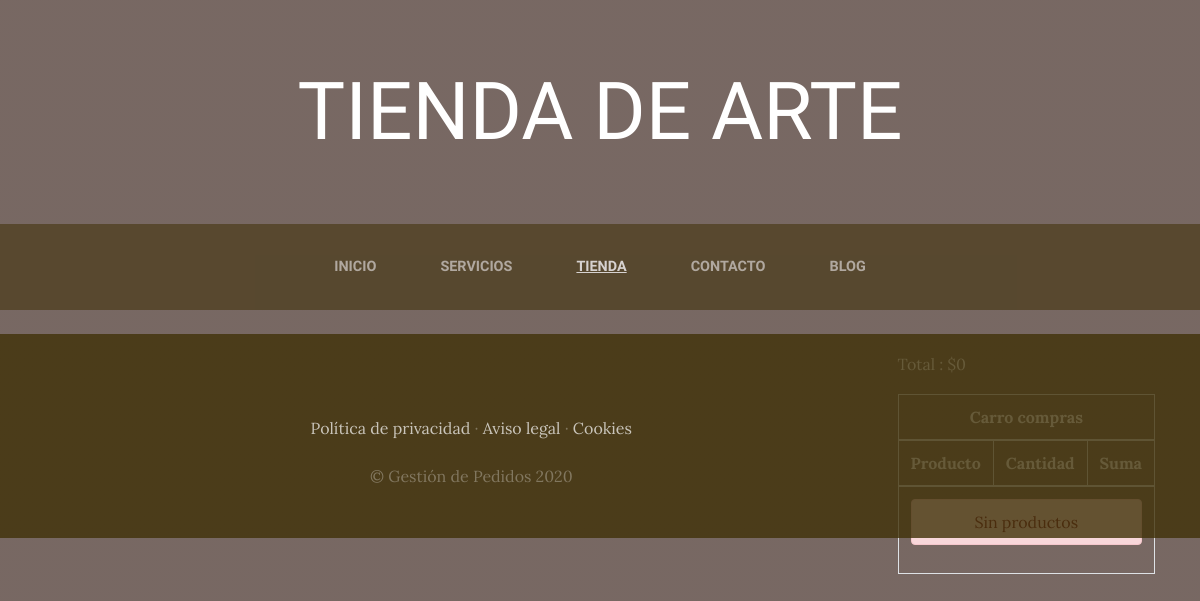
The app's page /tienda/, older data.
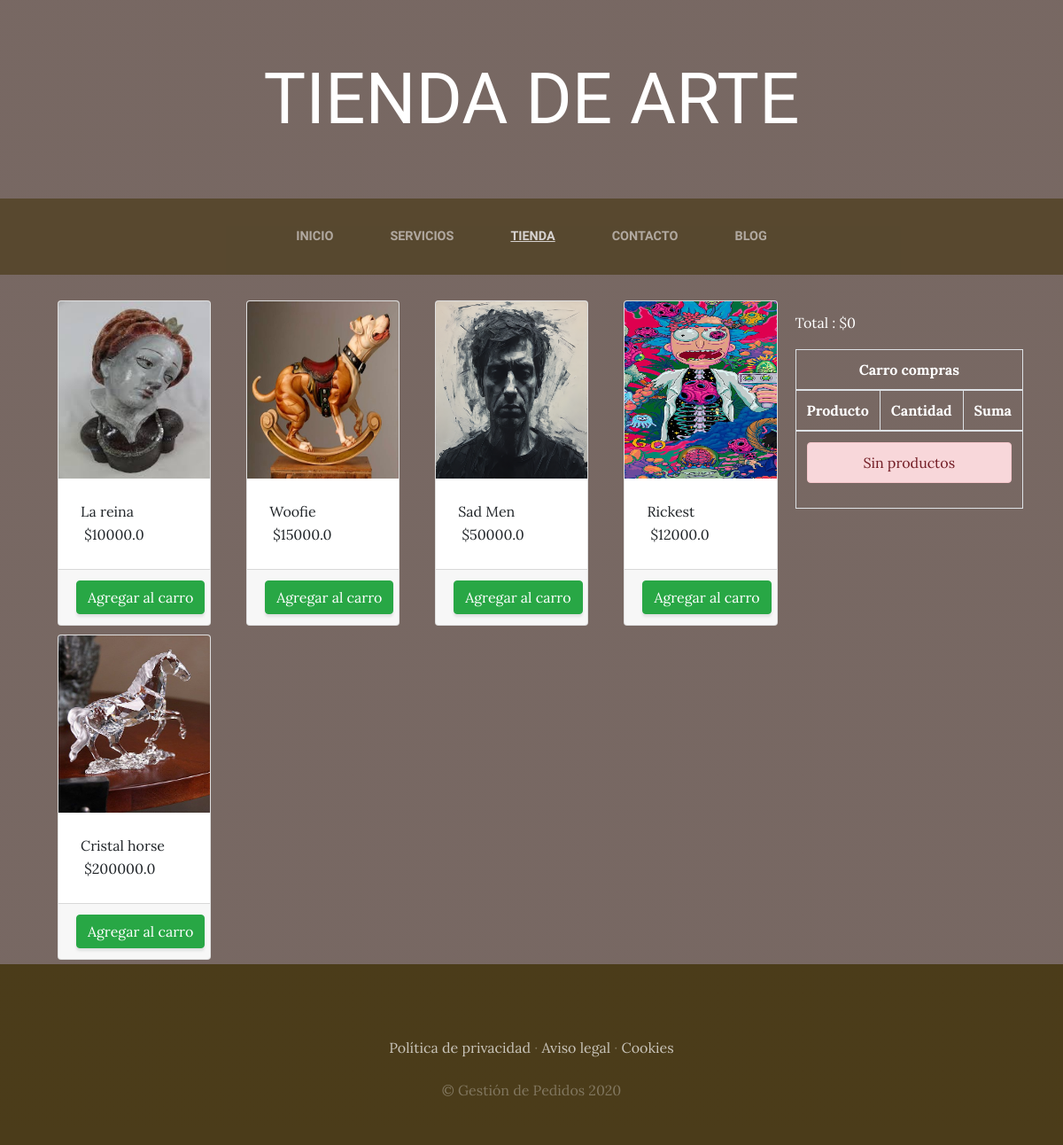
The same page, newer data.
### tienda/models.py (models this page shows)
class Producto(models.Model):
    nombre=models.CharField(max_length=50)
    categorias=models.ForeignKey(CategoriaProd, on_delete=models.CASCADE)
    imagen=models.ImageField(upload_to="tienda", null=True, blank=True)
    precio=models.FloatField()
    disponibilidad=models.BooleanField(default=True)
    created=models.DateTimeField(auto_now_add=True)
    updated=models.DateTimeField(auto_now_add=True)
    class Meta:
        verbose_name="Producto"
        verbose_name_plural="Productos"

### tienda/views.py (the view)
# urls.py: path('tienda/', include('tienda.urls')),
def tienda (request):
    productos=Producto.objects.all
    return render(request,"tienda/tienda.html",{"productos":productos})

### carro/context_processors.py (called while the page is built)
def importe_total_carro(request):
    carro = Carro(request)
    total=0
    if request.user.is_authenticated:
        for key, value in request.session["carro"].items():
            total=total+(float(value["precio"])*value["cantidad"])
    return{"importe_total_carro": total}

### tienda/templates/tienda/tienda.html
{% extends "museoap/base.html" %}
{% load static %}
{% block content %}
<br>
<div class="container">
    <div class="float-right mt-3 me-3">
        <p style="color: white;">Total : ${{importe_total_carro}}</p>
        {% include "carro/widget.html"%}
    </div>
    <div class="row">
        {% for producto in productos %}
            <div class= "col-md-3">
                    <div class="card" style="width: 100% margin: 5px 5px;">
                        <img src="{{producto.imagen.url}}" class="card-img-top">
                        <div class="card-body" style="text-aling: center;">
                            <h7 class="card-titulo">{{producto.nombre}}</h7>
                            <p class="card-text">&nbsp;${{producto.precio}}</p>
                        </div>
                        <div class="card-footer text-center">
                            <a href="{%url 'carro:agregar' producto.id%}" class="btn btn-success">Agregar al carro</a>
                        </div>
                    </div>
            </div>
        {% endfor %}
    </div>
</div>
{% endblock %}

### Museoap/templates/Museoap/base.html (shortened to what this page needs)
<html>
<head>
  {% load static %}
    <link href="{% static 'Museoap/vendor/bootstrap/css/bootstrap.min.css' %}" rel="stylesheet">
    <link href="{% static 'Museoap/css/gestion.css'%}" rel="stylesheet">
</head>
<body>
    <h1 class="site-heading text-center text-white d-none d-lg-block">
        <span class="site-heading-lower">Tienda de Arte</span>
      </h1>
 <nav class="navbar navbar-expand-lg navbar-dark py-lg-4" id="mainNav">
    <div class="container">
      <div class="collapse navbar-collapse" id="navbarResponsive">
        <ul class="navbar-nav mx-auto">
          <li class="nav-item {% if request.path == '/'%} active {% endif %} px-lg-4">
            <a class="nav-link text-uppercase text-expanded" href="{% url 'home'%}">Inicio</a>
          </li>
          <li class="nav-item {% if request.path == '/servicios/'%} active {% endif %} px-lg-4">
            <a class="nav-link text-uppercase text-expanded" href="{% url 'servicios'%}">Servicios</a>
          </li>
          <li class="nav-item {% if request.path == '/tienda/'%} active {% endif %} px-lg-4">
            <a class="nav-link text-uppercase text-expanded" href="{% url 'tienda'%}">Tienda</a>
          </li>
          <li class="nav-item {% if request.path == '/contacto/'%} active {% endif %} px-lg-4">
            <a class="nav-link text-uppercase text-expanded" href="{% url 'contacto'%}">Contacto</a>
          </li>
          <li class="nav-item {% if request.path|slice:': 6' == '/blog/'%} active {% endif %} px-lg-4">
            <a class="nav-link text-uppercase text-expanded" href="{% url 'blog'%}">Blog</a>
          </li>
        </ul>
      </div>
    </div>
  </nav>
{% block content %}
{% endblock %}
  <footer class="footer text-faded text-center py-5">
      <div class="container">
        <p class="m-0 mbt">
        	<a href="sample.html" class="link">Política de privacidad</a> ·
        	<a href="sample.html" class="link">Aviso legal</a> ·
        	<a href="sample.html" class="link">Cookies</a>
		</p>
        <p class="m-0 mbt1">&copy; Gestión de Pedidos 2020</p>
      </div>
	</footer>
</body>
</html>

### tienda/templates/carro/widget.html (shortened to what this page needs)
<table class= "table table-bordered" style="color: white;">
    <thead>
        <th colspan="3" class="text-center" style="color: white;">
            Carro compras
        <tr>
            <th>Producto</th>
            <th>Cantidad</th>
            <th>Suma</th>
        </tr>
    </thead>
    <tbody>
        {%if request.session.carro.items%}
            {%for key,value in request.session.carro.items%}
                <tr class="text-center">
                    <td>{{value.nombre}}</td>
                    <td>{{value.cantidad}}</td>
                </tr>
            {%endfor%}
            {%else%}
                <tr>
                    <td colspan="3">
                        <div class = "alert alert-danger text-center">
                            Sin productos
                        </div>
                    </td>
                </tr>
        {%endif%}
    </tbody>
</table>

### Museoap/static/Museoap/css/gestion.css (style rules this page uses)
body { font-family: 'Lora'; background: linear-gradient(rgba(47, 23, 15, 0.65), rgba(47, 23, 15, 0.65)), url("../img/bg_main.jpg"); background-attachment: fixed; background-position: center; background-size: cover; }
h1, h2, h3, h4, h5, h6 { font-family: 'Raleway'; }
p { line-height: 1.75; }
.text-faded { color: rgba(255, 255, 255, 0.3); }
.site-heading { margin-top: 5rem; margin-bottom: 5rem; text-transform: uppercase; line-height: 1; font-family: 'Raleway'; }
.site-heading .site-heading-lower { font-size: 5rem; font-weight: 100; line-height: 4rem; }
#mainNav { font-family: 'Raleway'; background-color: rgba(64, 49, 8, 0.8); opacity: 0.7; }
#mainNav .navbar-nav .nav-item .nav-link { color: rgba(255, 255, 255, 0.7); font-weight: 800; }
#mainNav .navbar-nav .nav-item.active .nav-link { color: #ffffff; text-decoration: underline; }
@media (min-width: 992px) { #mainNav .navbar-nav .nav-item .nav-link { font-size: 0.9rem; } }
.footer { background-color: rgba(64, 49, 8, 0.8); position: relative; }
.btn { box-shadow: 0px 3px 3px 0px rgba(33, 37, 41, 0.1); }
.mbt { padding-top: 2rem; }
.mbt1 { padding-top: 1.25rem; }
a.link { color: rgba(255, 255, 255, 0.7); }
.container { background-color: transparent; }
.card-img-top { max-width: 100%; height: 200px; }
.card-body { flex-grow: 1; display: flex; flex-direction: column; justify-content: center; margin: 5px 5px; }
.card { display: flex; flex-direction: column; margin: 5px 5px; }

Row changes from the older to the newer data that the page shows:
added Producto: imagen (picture), nombre "La reina", precio "10000.0"
added Producto: imagen (picture), nombre "Woofie", precio "15000.0"
added Producto: imagen (picture), nombre "Sad Men", precio "50000.0"
added Producto: imagen (picture), nombre "Rickest", precio "12000.0"
added Producto: imagen (picture), nombre "Cristal horse", precio "200000.0"
